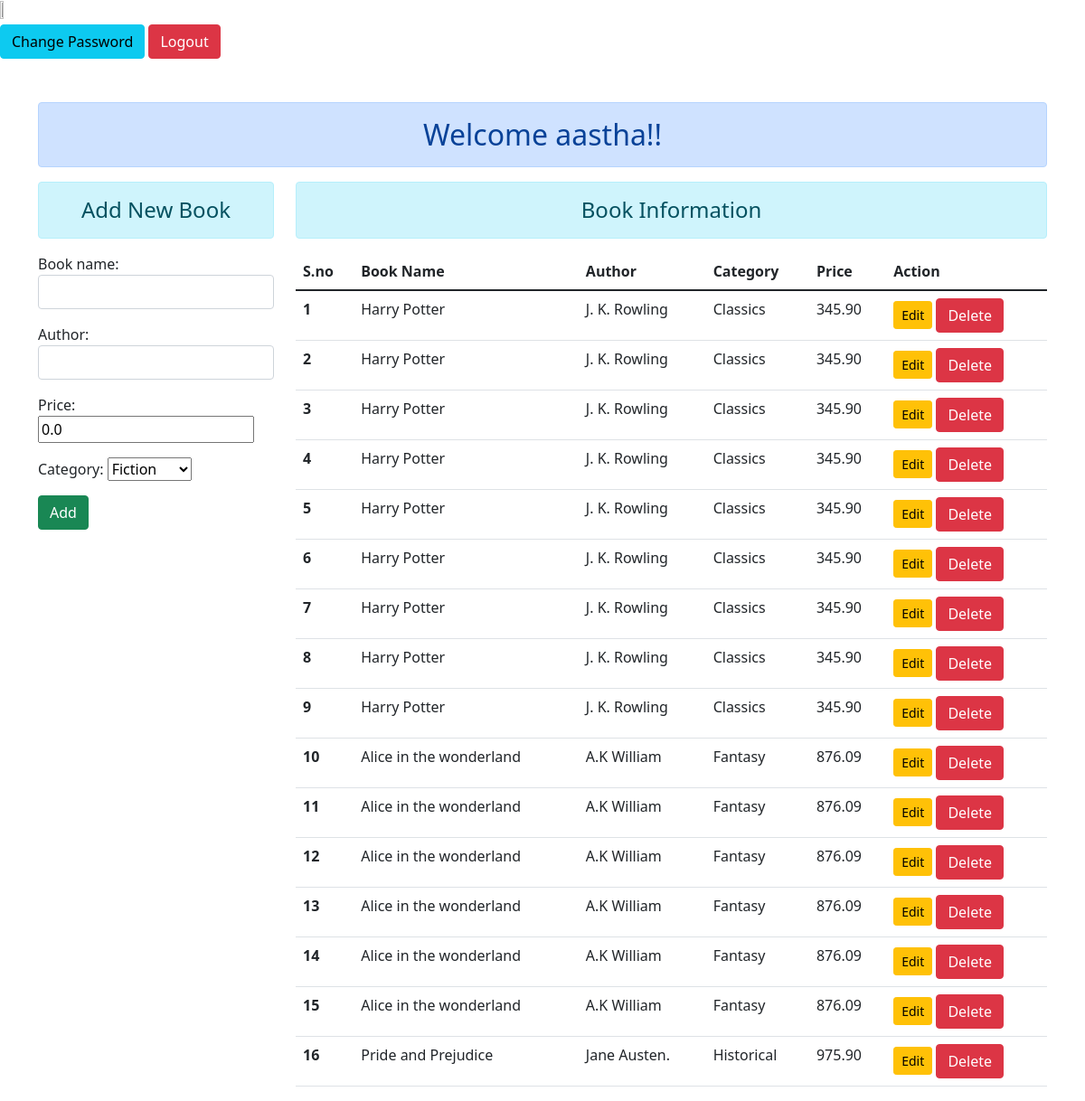
Page /addandshow/ (signed in) on the earlier database version.
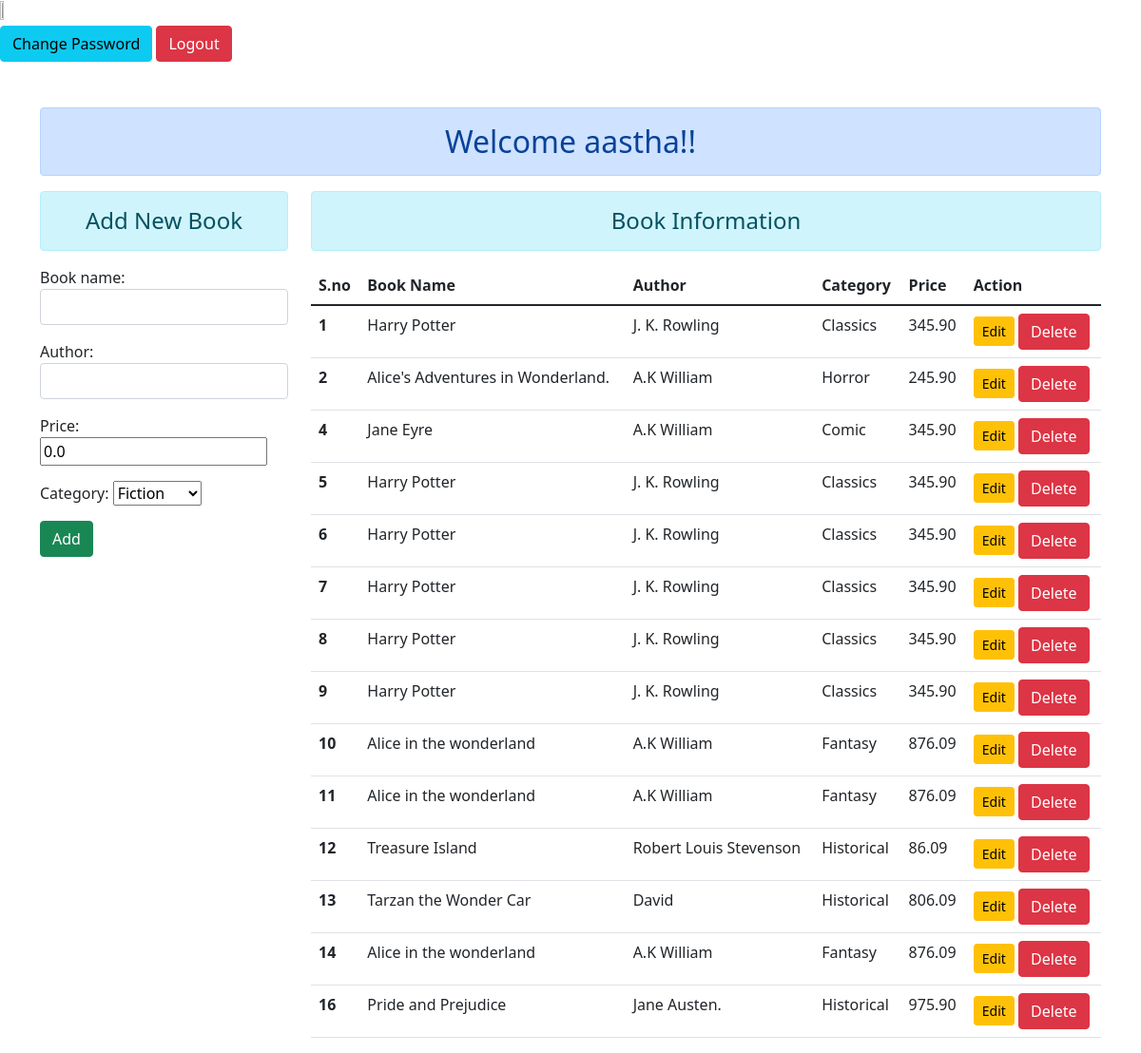
Same page on the later database version.
### authentication/models.py (models this page shows)
class Books(models.Model):
    book_name = models.CharField(max_length=250,default='')
    category = models.CharField(max_length=100, choices=STATUS_CHOICES,default=False)
    author = models.CharField(max_length=30,default='')
    price = models.DecimalField(max_digits=6, decimal_places=2,default =0.00)

### authentication/views.py (the view)
# urls.py: path('addandshow/',views.add_show, name="addandshow"),
def add_show(request):
    if request.user.is_authenticated:
        if request.method == 'POST':
            fm = BooksRegistration(request.POST)
            if fm.is_valid():
                nm = fm.cleaned_data['book_name']
                em = fm.cleaned_data['author']
                am = fm.cleaned_data['published_on']
                sm = fm.cleaned_data['category']
                pn = fm.cleaned_data['price']
                reg = Books(book_name = nm, author=em,published_on =am,category=sm,price=pn)
                reg.save()
                return HttpResponseRedirect("/login/")
        else:
            fm = BooksRegistration()
        led = Books.objects.all()
        return render(request, 'authentication/addandshow.html',{'form':fm ,'ld':led , 'name':request.user})
    else:
        return HttpResponseRedirect('/login/')

### authentication/forms.py
class BooksRegistration(forms.ModelForm):
    class Meta:
        model = Books
        fields = ['book_name','author','price','category']
        widgets = {
            'book_name':forms.TextInput(attrs={'class':'form-control'}),
            'author':forms.TextInput(attrs={'class':'form-control'}),
            'published_on': forms.DateTimeInput(attrs={'type': 'datetime-local'}),
        }

### authentication/templates/authentication/addandshow.html (shortened to what this page needs)
{% extends 'authentication/base.html' %}
{% block content %}
<div class="row">
    <div class="col-sm-3">
        <h4 class="text-center alert alert-info"> Add New Book</h4>
        <form action="" method="POST">
        {{form.as_p}}
        <input type="submit" class="btn btn-success" value="Add">
        </form>
    </div>
    <div class="col-sm-9 ">
        <h4 class ="text-center alert alert-info"> Book Information</h4>
        {% if ld %}
          <table class="table table-hover">
            <thead>
              <tr>
                <th scope="col">S.no</th>
                <th scope="col">Book Name</th>
                <th scope="col">Author</th>
                <th scope="col">Category</th>
                <th scope="col">Price</th>
                <th scope="col">Action</th>
              </tr>
            </thead>
            <tbody>
              {% for l in ld %}
              <tr>
                <th scope="row">{{l.id}}</th>
                <td>{{l.book_name}}</td>
                <td>{{l.author}}</td>
                <td>{{l.category}}</td>
                <td>{{l.price}}</td>
                <td>
                  <a href="{% url 'updatedata' l.id %}" class="btn btn-warning btn-sm">Edit</a>
                  <form action="{% url 'deletedata' l.id %}" method="post" class="d-inline">
                    <input type="submit" class ="btn btn-danger" value="Delete">
                  </form>
                </td>
              </tr>
              {% endfor%}
            </tbody>
          </table>
        {% else %}
          <h4 class="text-center alert alert-warning">No Records Found</h4>
        {% endif %}
    </div>
</div>
{% endblock content %}

Differences in the rows shown:
removed Books: id "3", book_name "Harry Potter", author "J. K. Rowling", category "Classics", price "345.90"
removed Books: id "15", book_name "Alice in the wonderland", author "A.K William", category "Fantasy", price "876.09"
changed Books id 2: book_name "Harry Potter" → "Alice's Adventures in Wonderland."; author "J. K. Rowling" → "A.K William"; category "Classics" → "Horror"; price "345.90" → "245.90"
changed Books id 4: book_name "Harry Potter" → "Jane Eyre"; author "J. K. Rowling" → "A.K William"; category "Classics" → "Comic"
changed Books id 12: book_name "Alice in the wonderland" → "Treasure Island"; author "A.K William" → "Robert Louis Stevenson"; category "Fantasy" → "Historical"; price "876.09" → "86.09"
changed Books id 13: book_name "Alice in the wonderland" → "Tarzan the Wonder Car"; author "A.K William" → "David"; category "Fantasy" → "Historical"; price "876.09" → "806.09"
